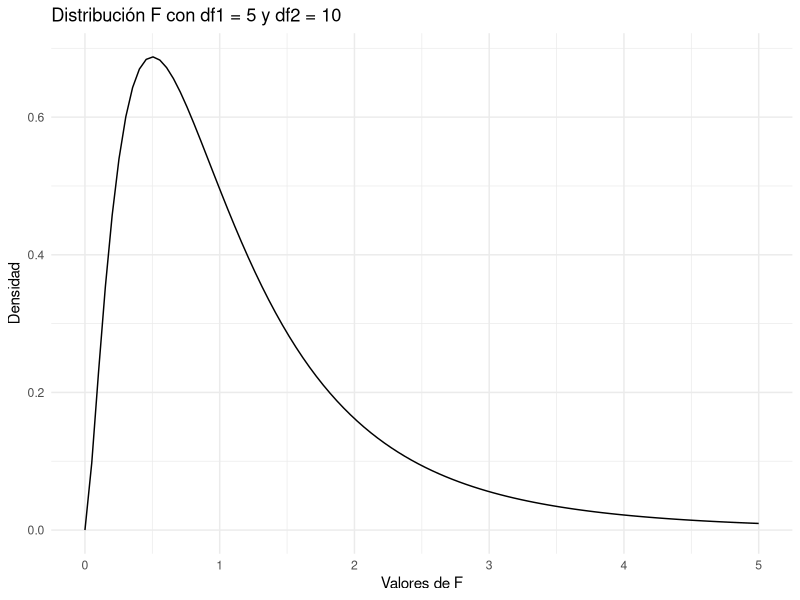
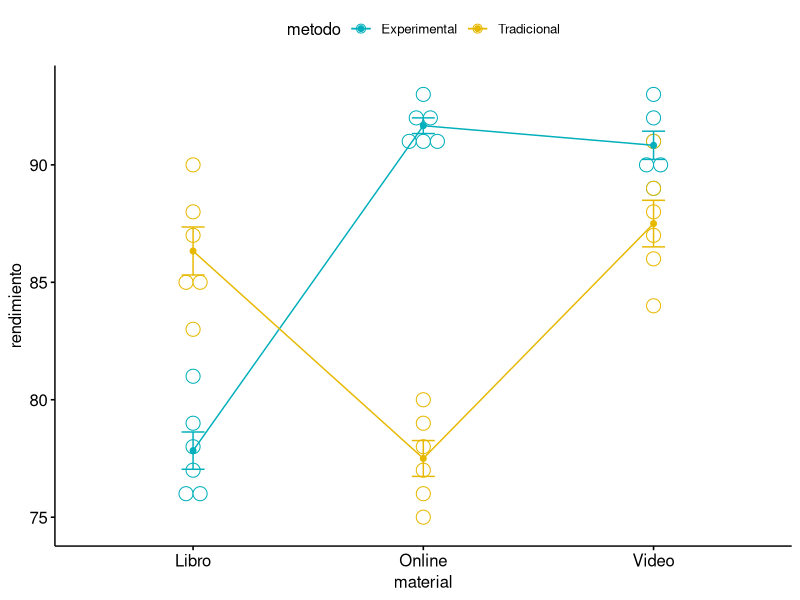
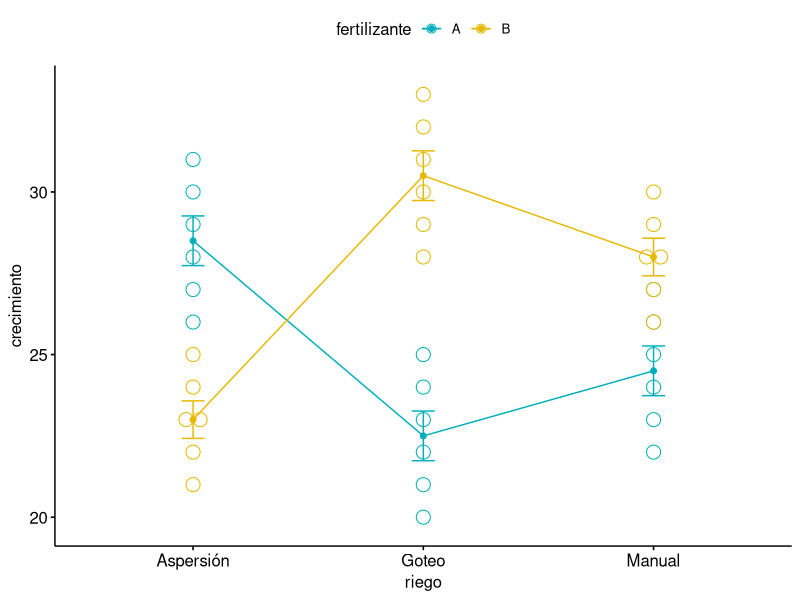
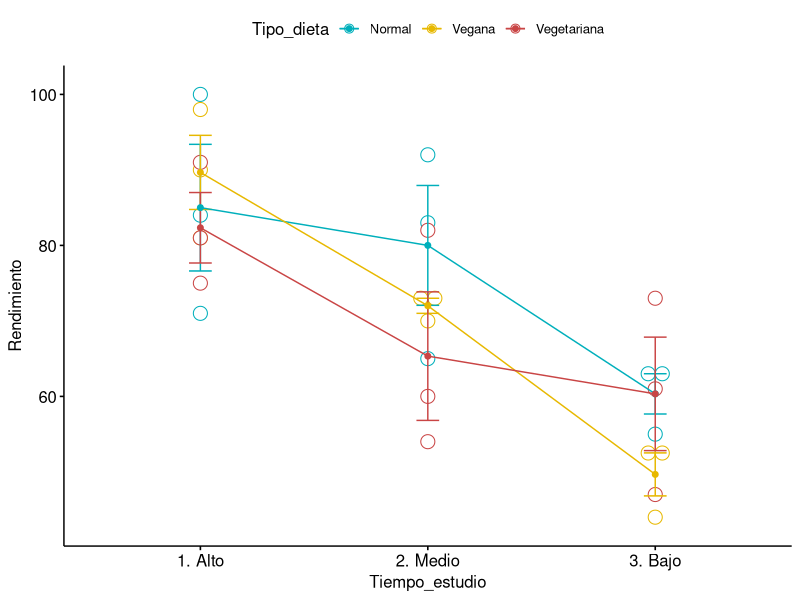
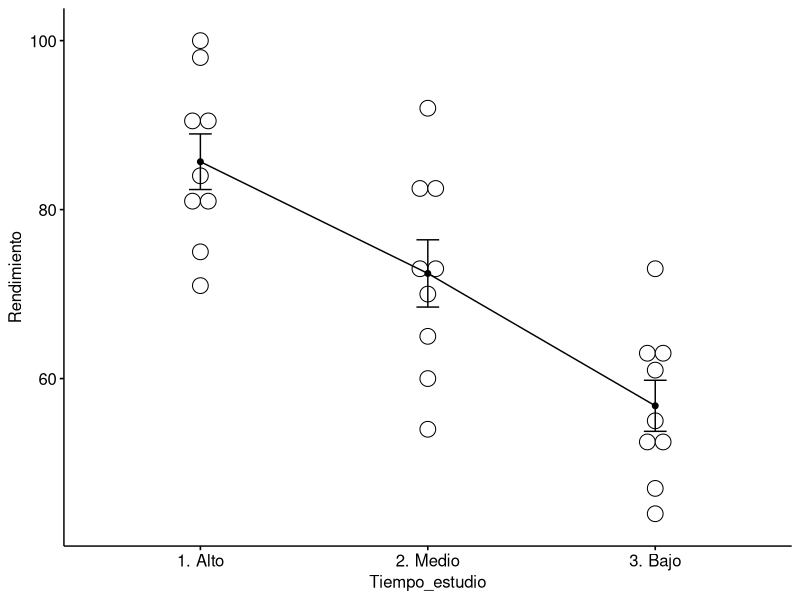
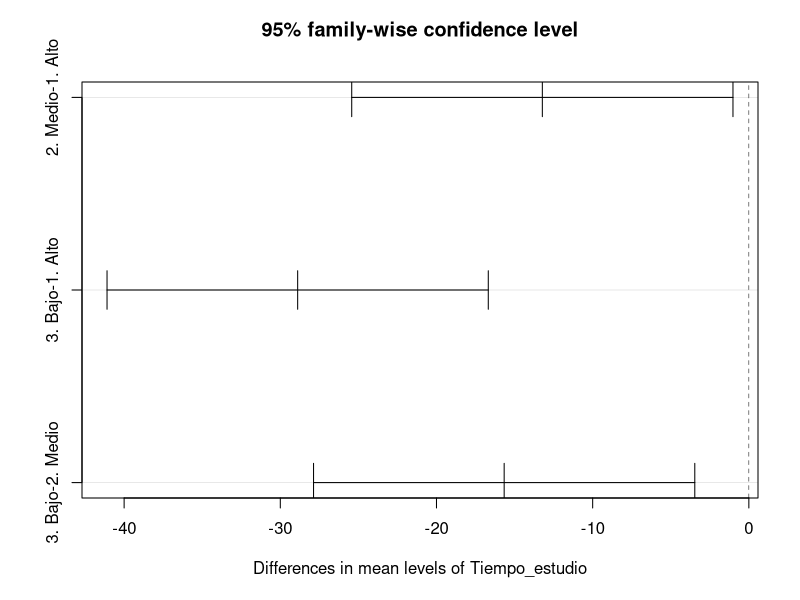

Reproduce these figures in R, in order.
## ---- chunk 1
# Cargar la librería necesaria
if (!requireNamespace("ggplot2", quietly = TRUE)) {
  install.packages("ggplot2")
}
library(ggplot2)

# Parámetros de la distribución F
df1 <- 5
df2 <- 10

# Crear una secuencia de valores para la variable x
x <- seq(0, 5, length.out = 100)

# Calcular la densidad de la distribución F
y <- df(x, df1, df2)

# Crear un data frame para ggplot
data <- data.frame(x, y)

# Graficar la densidad de la distribución F
ggplot(data, aes(x, y)) +
  geom_line() +
  labs(title = paste("Distribución F con df1 =", df1, "y df2 =", df2),
       x = "Valores de F",
       y = "Densidad") +
  theme_minimal()
## ---- chunk 2
# Calcular el valor de la función de densidad (PDF) para F = 2
f_value <- 2
pdf_value <- df(f_value, df1, df2)
cat("PDF en F =", f_value, "es", pdf_value, "\n")

# Calcular el valor de la función de distribución acumulativa (CDF) para F = 2
cdf_value <- pf(f_value, df1, df2)
cat("CDF en F =", f_value, "es", cdf_value, "\n")

# Calcular el valor crítico de F para un nivel de significancia del 5%
alpha <- 0.05
f_critical <- qf(1 - alpha, df1, df2)
cat("Valor crítico de F para un nivel de significancia del 5% es", f_critical, "\n")
## ---- chunk 3
pf(17.01, df1 = 2, df2 = 12, lower.tail = FALSE)
## ---- chunk 4
rendimiento <- c(85, 88, 90, 83, 87, 85, 86, 89, 91, 84, 88, 87,
                 78, 79, 80, 76, 77, 75, 78, 79, 81, 76, 77, 76,
                 90, 92, 91, 93, 90, 89, 91, 92, 91, 93, 92, 91)
metodo <- factor(rep(c("Tradicional", "Experimental"), each=18))
material <- factor(rep(c("Libro", "Video", "Online"), each=6, times=2))

# Crear un data frame
datos <- data.frame(rendimiento, metodo, material)

# Visualizar los datos
library("ggpubr")
ggline(datos, x = "material", y = "rendimiento", color = "metodo",
       add = c("mean_se", "dotplot"),
       palette = c("#00AFBB", "#E7B800"))

## ---- chunk 5
# Realizar el ANOVA de dos factores con interacción
anova_result <- aov(rendimiento ~ metodo * material, data=datos)

# Mostrar los resultados del ANOVA
summary(anova_result)
## ---- chunk 6
# Crear datos simulados
crecimiento <- c(20, 21, 23, 22, 24, 25, 26, 27, 28, 29, 30, 31,
                 22, 23, 25, 24, 26, 27, 28, 29, 30, 31, 32, 33,
                 21, 23, 22, 24, 23, 25, 26, 28, 27, 29, 28, 30)
fertilizante <- factor(rep(c("A", "B"), each=18))
riego <- factor(rep(c("Goteo", "Aspersión", "Manual"), each=6, times=2))

# Crear un data frame
datos <- data.frame(crecimiento, fertilizante, riego)

# Visualizar los datos
library("ggpubr")
ggline(datos, x = "riego", y = "crecimiento", color = "fertilizante",
       add = c("mean_se", "dotplot"),
       palette = c("#00AFBB", "#E7B800"))

## ---- chunk 7
# Realizar el ANOVA de dos factores con interacción
anova_result <- aov(crecimiento ~ fertilizante * riego, data=datos)

# Mostrar los resultados del ANOVA
summary(anova_result)
## ---- chunk 8
# Realizar el ANOVA de dos factores sin interacción
anova_result <- aov(crecimiento ~ fertilizante + riego, data=datos)

# Mostrar los resultados del ANOVA
summary(anova_result)
## ---- chunk 9
# Realizar el ANOVA de un factor
anova_result <- aov(crecimiento ~ fertilizante, data=datos)

# Mostrar los resultados del ANOVA
summary(anova_result)
## ---- chunk 10
# Datos
datos <- data.frame(
  Tiempo_estudio = factor(rep(c("1. Alto", "2. Medio", "3. Bajo"), each = 9)),
  Tipo_dieta = factor(rep(c("Vegetariana", "Normal", "Vegana"), times = 9)),
  Rendimiento = c(81, 71, 90, 75, 84, 81, 91, 100, 98, # Datos para Nivel1 de Factor1
                60, 83, 70, 54, 65, 73, 82, 92, 73, # Datos para Nivel2 de Factor1
                47, 63, 44, 61, 55, 52, 73, 63, 53) # Datos para Nivel3 de Factor1
)

# Visualizar
library("ggpubr")
ggline(datos, x = "Tiempo_estudio", y = "Rendimiento", color = "Tipo_dieta",
       add = c("mean_se", "dotplot"),
       palette = c("#00AFBB", "#E7B800","#c94545"))
## ---- chunk 11
# Realizar el ANOVA de dos factores con interacción
anova_result <- aov(Rendimiento ~ Tiempo_estudio * Tipo_dieta, data = datos)

# Mostrar los resultados del ANOVA
summary(anova_result)
## ---- chunk 12
# Realizar el ANOVA de dos factores sin interacción
anova_result <- aov(Rendimiento ~ Tiempo_estudio + Tipo_dieta, data = datos)

# Mostrar los resultados del ANOVA
summary(anova_result)
## ---- chunk 13
# Realizar el ANOVA de un factor
anova_result <- aov(Rendimiento ~ Tiempo_estudio , data = datos)

# Mostrar los resultados del ANOVA
summary(anova_result)
## ---- chunk 14
# Visualizar
library("ggpubr")
ggline(datos, x = "Tiempo_estudio", y = "Rendimiento",
       add = c("mean_se", "dotplot"))
## ---- chunk 15
mean(datos[datos$Tiempo_estudio=="1. Alto",]$Rendimiento)
mean(datos[datos$Tiempo_estudio=="2. Medio",]$Rendimiento)
mean(datos[datos$Tiempo_estudio=="3. Bajo",]$Rendimiento)
## ---- chunk 16
pairwise.t.test(datos$Rendimiento, g=datos$Tiempo_estudio,p.adjust.method = "bonferroni")
## ---- chunk 17
comparaciones_mult <- TukeyHSD(anova_result)
plot(comparaciones_mult)
